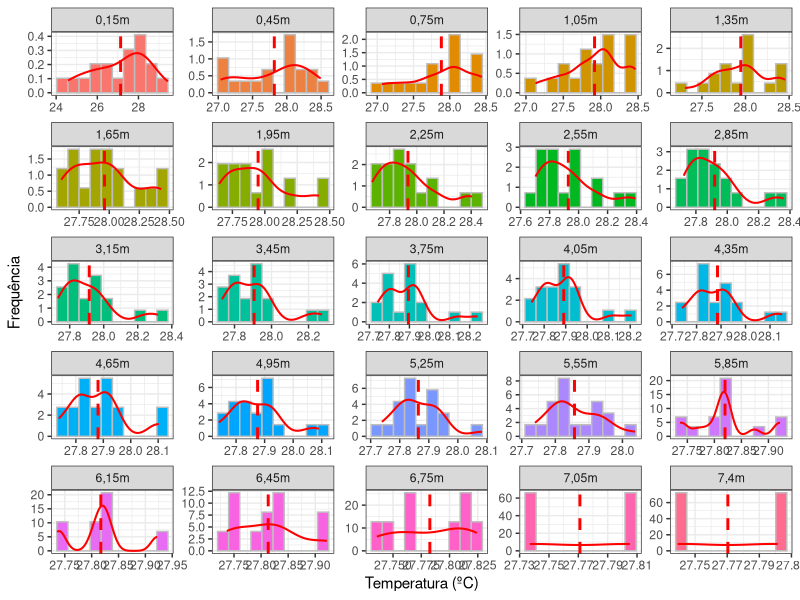
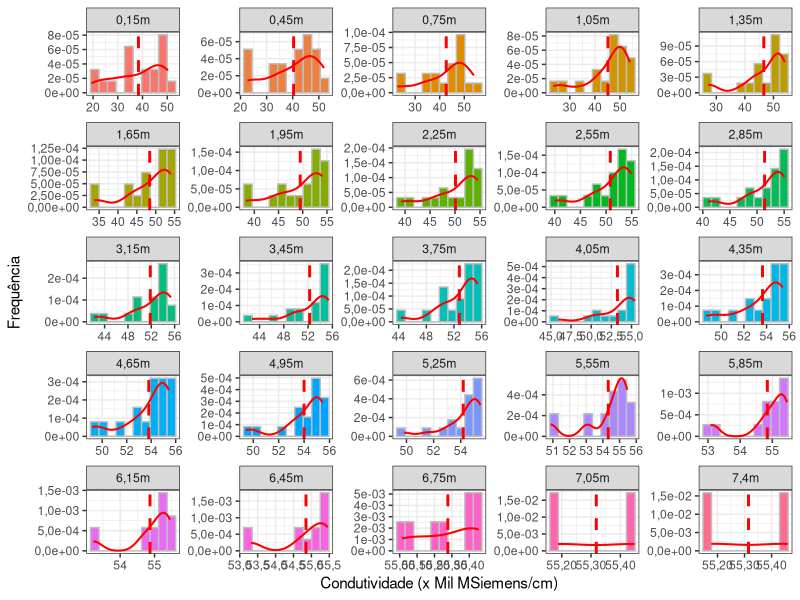
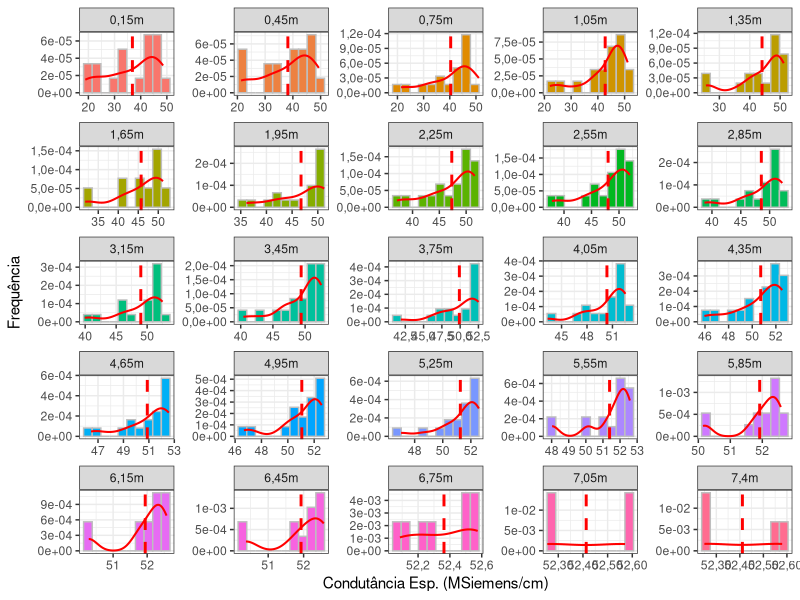
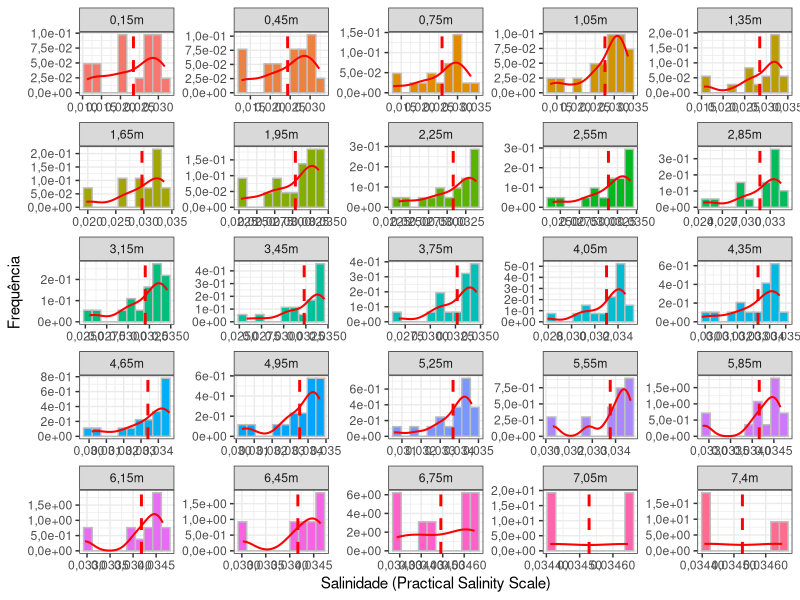
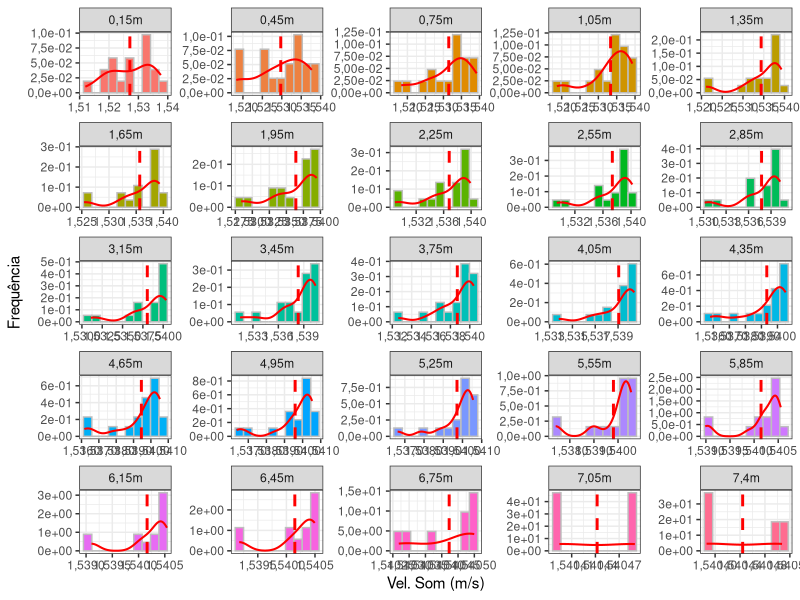
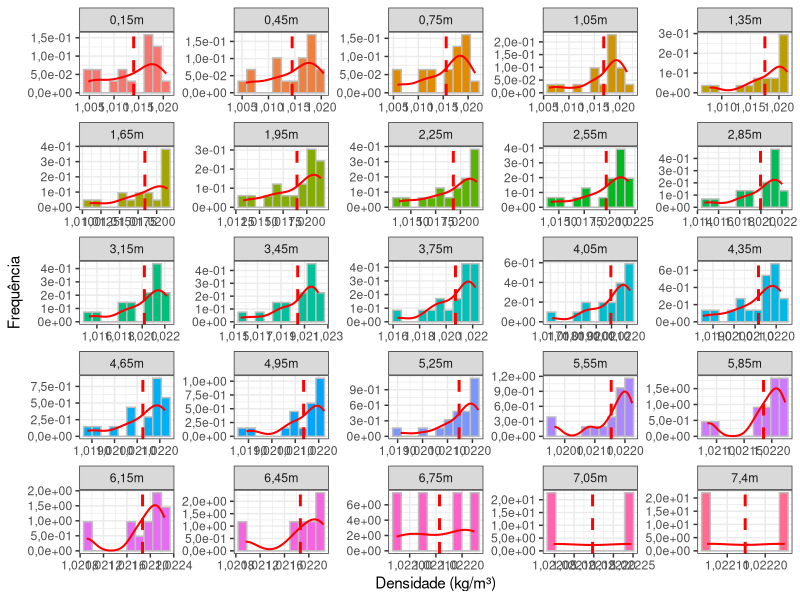

Write R code to recreate these figures, in order.
# INDICE DE DESENV. AMBIENTAL - IDA

# Meio Aquático

# Carregamento dos Dados
library(readxl)
dados <- read_excel("Arq1.xlsx", sheet = 6) 
dados

library(ggplot2)
library(plyr) # Desativá-lo depois
library(ggthemes)

# Histogramas de Temp:##########################################################
mean_profun <- ddply(dados,"Profun.m",summarise,grp.mean=mean(Temp))
mean_profun

ggplot(dados, aes(x = Temp))+
  geom_histogram(aes(y = ..density.., fill = Profun.m),color="gray",bins = 10) +
  geom_vline(data=mean_profun,aes(xintercept = grp.mean), color = "red",
             linetype="dashed", size=1) +
  labs(x = "Temperatura (ºC)", y = "Frequência",
       fill = "Profun.m", color = "Profun.m") +
  stat_density(geom = "line",color="red",size=0.7) +
  facet_wrap(~Profun.m, ncol = 5, scales = "free") +
  theme_bw() +
  theme(legend.position = "none")  # Remove a legenda

# Histogramas de Condutibilidade ###############################################
mean_profun <- ddply(dados,"Profun.m",summarise,grp.mean=mean(Condut))
mean_profun

ggplot(dados, aes(x = Condut))+
  geom_histogram(aes(y = ..density.., fill = Profun.m),color="gray",bins = 10) +
  geom_vline(data=mean_profun,aes(xintercept = grp.mean), color = "red",
             linetype="dashed", size=1) +
  labs(x = "Condutividade (x Mil MSiemens/cm)", y = "Frequência",
       fill = "Profun.m", color = "Profun.m") +
  stat_density(geom = "line",color="red",size=0.7) +
  scale_y_continuous(labels=scales::scientific_format(big.mark = ".",decimal.mark = ","))+
  scale_x_continuous(labels=scales::number_format(big.mark = ".",decimal.mark = ",",
                                                  scale = 1e-3))+
  facet_wrap(~Profun.m, ncol = 5, scales = "free") +
  theme_bw() +
  theme(legend.position = "none")  # Remove a legenda

# Histogramas de Condutância Específica ########################################
mean_profun <- ddply(dados,"Profun.m",summarise,grp.mean=mean(Cond.esp))
mean_profun

ggplot(dados, aes(x = Cond.esp))+
  geom_histogram(aes(y = ..density.., fill = Profun.m),color="gray",bins = 10) +
  geom_vline(data=mean_profun,aes(xintercept = grp.mean), color = "red",
             linetype="dashed", size=1) +
  labs(x = "Condutância Esp. (MSiemens/cm)", y = "Frequência",
       fill = "Profun.m", color = "Profun.m") +
  stat_density(geom = "line",color="red",size=0.7) +
  scale_y_continuous(labels=scales::scientific_format(big.mark = ".",decimal.mark = ","))+
  scale_x_continuous(labels=scales::number_format(big.mark = ".",decimal.mark = ",",
                                                  scale = 1e-3))+
  facet_wrap(~Profun.m, ncol = 5, scales = "free") +
  theme_bw() +
  theme(legend.position = "none")  # Remove a legenda

# Histogramas de Salinidade ####################################################
mean_profun <- ddply(dados,"Profun.m",summarise,grp.mean=mean(Salin))
mean_profun

ggplot(dados, aes(x = Salin))+
  geom_histogram(aes(y = ..density.., fill = Profun.m),color="gray",bins = 10) +
  geom_vline(data=mean_profun,aes(xintercept = grp.mean), color = "red",
             linetype="dashed", size=1) +
  labs(x = "Salinidade (Practical Salinity Scale)", y = "Frequência",
       fill = "Profun.m", color = "Profun.m") +
  stat_density(geom = "line",color="red",size=0.7) +
  scale_y_continuous(labels=scales::scientific_format(big.mark = ".",decimal.mark = ","))+
  scale_x_continuous(labels=scales::number_format(big.mark = ".",decimal.mark = ",",
                                                  scale = 1e-3))+
  facet_wrap(~Profun.m, ncol = 5, scales = "free") +
  theme_bw() +
  theme(legend.position = "none")  # Remove a legenda

# Histogramas de Propag do Som #################################################
mean_profun <- ddply(dados,"Profun.m",summarise,grp.mean=mean(Vel.som))
mean_profun

ggplot(dados, aes(x = Vel.som))+
  geom_histogram(aes(y = ..density.., fill = Profun.m),color="gray",bins = 10) +
  geom_vline(data=mean_profun,aes(xintercept = grp.mean), color = "red",
             linetype="dashed", size=1) +
  labs(x = "Vel. Som (m/s)", y = "Frequência",
       fill = "Profun.m", color = "Profun.m") +
  stat_density(geom = "line",color="red",size=0.7) +
  scale_y_continuous(labels=scales::scientific_format(big.mark = ".",decimal.mark = ","))+
  scale_x_continuous(labels=scales::number_format(big.mark = ".",decimal.mark = ",",
                                                  scale = 1e-3))+
  facet_wrap(~Profun.m, ncol = 5, scales = "free") +
  theme_bw() +
  theme(legend.position = "none")  # Remove a legenda

# Histogramas de Densidade #####################################################
mean_profun <- ddply(dados,"Profun.m",summarise,grp.mean=mean(Dens))
mean_profun

ggplot(dados, aes(x = Dens))+
  geom_histogram(aes(y = ..density.., fill = Profun.m),color="gray",bins = 10) +
  geom_vline(data=mean_profun,aes(xintercept = grp.mean), color = "red",
             linetype="dashed", size=1) +
  labs(x = "Densidade (kg/m³)", y = "Frequência",
       fill = "Profun.m", color = "Profun.m") +
  stat_density(geom = "line",color="red",size=0.7) +
  scale_y_continuous(labels=scales::scientific_format(big.mark = ".",decimal.mark = ","))+
  scale_x_continuous(labels=scales::number_format(big.mark = ".",decimal.mark = ",",
                                                  scale = 1e-3))+
  facet_wrap(~Profun.m, ncol = 5, scales = "free") +
  theme_bw() +
  theme(legend.position = "none")  # Remove a legenda

# Dsabilitando o 'plyr'
detach("package:plyr", unload = TRUE)



